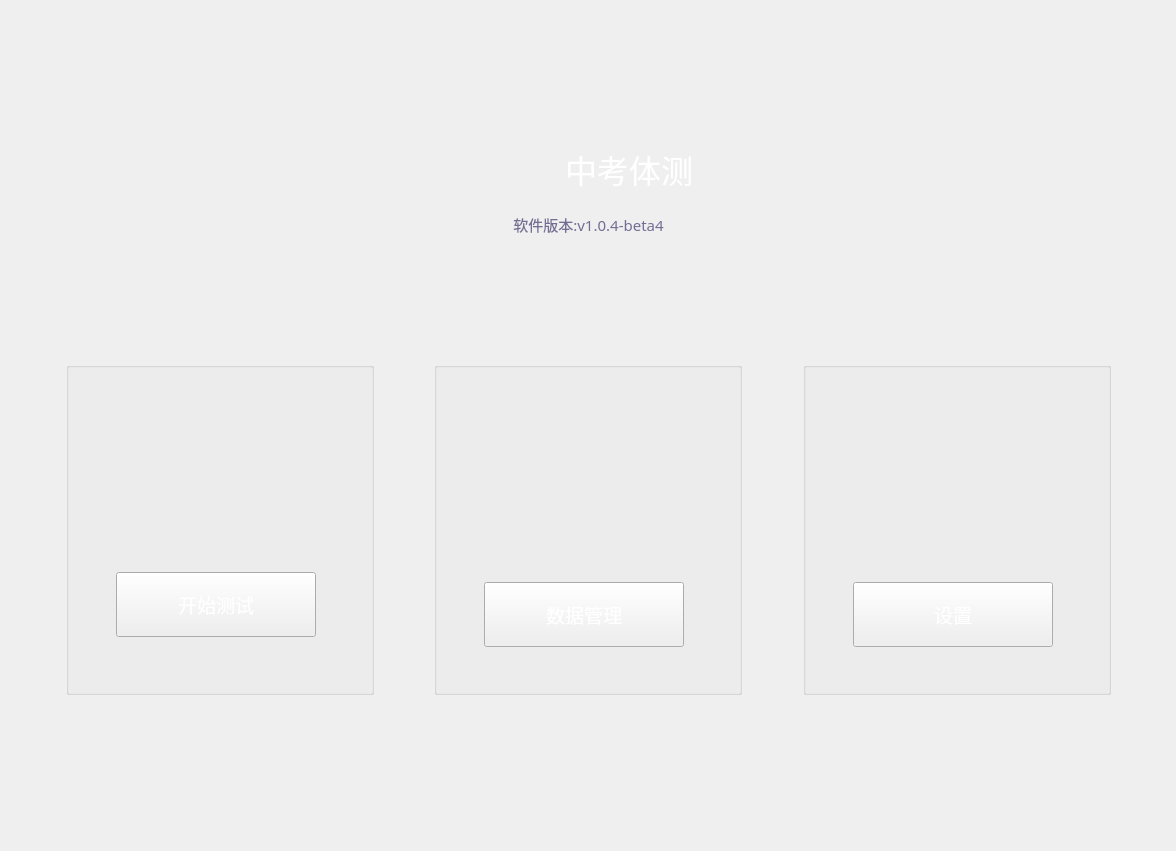
   <widget class="QWidget" name="page">
    <layout class="QVBoxLayout" name="verticalLayout_5">
     <item>
      <layout class="QHBoxLayout" name="horizontalLayout_2"/>
     </item>
     <item>
      <spacer name="verticalSpacer">
       <property name="orientation">
        <enum>Qt::Vertical</enum>
       </property>
       <property name="sizeType">
        <enum>QSizePolicy::Maximum</enum>
       </property>
       <property name="sizeHint" stdset="0">
        <size>
         <width>20</width>
         <height>120</height>
        </size>
       </property>
      </spacer>
     </item>
     <item>
      <layout class="QHBoxLayout" name="horizontalLayout_26">
       <item>
        <spacer name="horizontalSpacer_32">
         <property name="orientation">
          <enum>Qt::Horizontal</enum>
         </property>
         <property name="sizeHint" stdset="0">
          <size>
           <width>40</width>
           <height>20</height>
          </size>
         </property>
        </spacer>
       </item>
       <item>
        <layout class="QVBoxLayout" name="verticalLayout">
         <item>
          <layout class="QHBoxLayout" name="horizontalLayout_10">
           <item>
            <spacer name="horizontalSpacer_34">
             <property name="orientation">
              <enum>Qt::Horizontal</enum>
             </property>
             <property name="sizeHint" stdset="0">
              <size>
               <width>40</width>
               <height>20</height>
              </size>
             </property>
            </spacer>
           </item>
           <item>
            <widget class="QLabel" name="label_2">
             <property name="minimumSize">
              <size>
               <width>76</width>
               <height>76</height>
              </size>
             </property>
             <property name="maximumSize">
              <size>
               <width>76</width>
               <height>76</height>
              </size>
             </property>
             <property name="styleSheet">
              <string notr="true">border-image: url(:/resource/images/mainform/loginIcon.png);</string>
             </property>
             <property name="text">
              <string/>
             </property>
            </widget>
           </item>
           <item>
            <widget class="QLabel" name="label_3">
             <property name="minimumSize">
              <size>
               <width>192</width>
               <height>46</height>
              </size>
             </property>
             <property name="maximumSize">
              <size>
               <width>193</width>
               <height>46</height>
              </size>
             </property>
             <property name="font">
              <font>
               <family>Microsoft YaHei</family>
               <pointsize>24</pointsize>
              </font>
             </property>
             <property name="styleSheet">
              <string notr="true">color: rgb(255, 255, 255);</string>
             </property>
             <property name="text">
              <string>中考体测</string>
             </property>
             <property name="alignment">
              <set>Qt::AlignCenter</set>
             </property>
            </widget>
           </item>
           <item>
            <spacer name="horizontalSpacer_35">
             <property name="orientation">
              <enum>Qt::Horizontal</enum>
             </property>
             <property name="sizeHint" stdset="0">
              <size>
               <width>40</width>
               <height>20</height>
              </size>
             </property>
            </spacer>
           </item>
          </layout>
         </item>
         <item>
          <layout class="QHBoxLayout" name="horizontalLayout_9">
           <item>
            <spacer name="horizontalSpacer_5">
             <property name="orientation">
              <enum>Qt::Horizontal</enum>
             </property>
             <property name="sizeHint" stdset="0">
              <size>
               <width>40</width>
               <height>20</height>
              </size>
             </property>
            </spacer>
           </item>
           <item>
            <widget class="QLabel" name="label_11">
             <property name="minimumSize">
              <size>
               <width>139</width>
               <height>17</height>
              </size>
             </property>
             <property name="font">
              <font>
               <family>Microsoft YaHei</family>
               <pointsize>11</pointsize>
              </font>
             </property>
             <property name="styleSheet">
              <string notr="true">color: rgb(115, 109, 148);</string>
             </property>
             <property name="text">
              <string>软件版本:v1.0.4-beta4</string>
             </property>
             <property name="alignment">
              <set>Qt::AlignCenter</set>
             </property>
            </widget>
           </item>
           <item>
            <spacer name="horizontalSpacer_7">
             <property name="orientation">
              <enum>Qt::Horizontal</enum>
             </property>
             <property name="sizeHint" stdset="0">
              <size>
               <width>40</width>
               <height>20</height>
              </size>
             </property>
            </spacer>
           </item>
          </layout>
         </item>
        </layout>
       </item>
       <item>
        <spacer name="horizontalSpacer_33">
         <property name="orientation">
          <enum>Qt::Horizontal</enum>
         </property>
         <property name="sizeHint" stdset="0">
          <size>
           <width>40</width>
           <height>20</height>
          </size>
         </property>
        </spacer>
       </item>
      </layout>
     </item>
     <item>
      <spacer name="verticalSpacer_22">
       <property name="orientation">
        <enum>Qt::Vertical</enum>
       </property>
       <property name="sizeType">
        <enum>QSizePolicy::Maximum</enum>
       </property>
       <property name="sizeHint" stdset="0">
        <size>
         <width>20</width>
         <height>120</height>
        </size>
       </property>
      </spacer>
     </item>
     <item>
      <layout class="QHBoxLayout" name="horizontalLayout">
       <item>
        <spacer name="horizontalSpacer">
         <property name="orientation">
          <enum>Qt::Horizontal</enum>
         </property>
         <property name="sizeHint" stdset="0">
          <size>
           <width>40</width>
           <height>20</height>
          </size>
         </property>
        </spacer>
       </item>
       <item>
        <widget class="QGroupBox" name="gbStartTestBtn">
         <property name="minimumSize">
          <size>
           <width>308</width>
           <height>333</height>
          </size>
         </property>
         <property name="title">
          <string/>
         </property>
         <widget class="QLabel" name="lbStartTestPic">
          <property name="geometry">
           <rect>
            <x>90</x>
            <y>50</y>
            <width>122</width>
            <height>138</height>
           </rect>
          </property>
          <property name="minimumSize">
           <size>
            <width>122</width>
            <height>138</height>
           </size>
          </property>
          <property name="styleSheet">
           <string notr="true">border-image: url(:/resource/images/mainform/startTestpng.png);</string>
          </property>
          <property name="text">
           <string/>
          </property>
         </widget>
         <widget class="QPushButton" name="pbStartTest">
          <property name="geometry">
           <rect>
            <x>50</x>
            <y>210</y>
            <width>200</width>
            <height>65</height>
           </rect>
          </property>
          <property name="minimumSize">
           <size>
            <width>200</width>
            <height>65</height>
           </size>
          </property>
          <property name="font">
           <font>
            <family>Microsoft YaHei</family>
            <pointsize>14</pointsize>
           </font>
          </property>
          <property name="styleSheet">
           <string notr="true">color: rgb(255, 255, 255);</string>
          </property>
          <property name="text">
           <string>开始测试</string>
          </property>
         </widget>
        </widget>
       </item>
       <item>
        <spacer name="horizontalSpacer_2">
         <property name="orientation">
          <enum>Qt::Horizontal</enum>
         </property>
         <property name="sizeHint" stdset="0">
          <size>
           <width>40</width>
           <height>20</height>
          </size>
         </property>
        </spacer>
       </item>
       <item>
        <widget class="QGroupBox" name="gbDataManageBtn">
         <property name="minimumSize">
          <size>
           <width>308</width>
           <height>333</height>
          </size>
         </property>
         <property name="title">
          <string/>
         </property>
         <widget class="QLabel" name="lbDataManage">
          <property name="geometry">
           <rect>
            <x>90</x>
            <y>40</y>
            <width>122</width>
            <height>138</height>
           </rect>
          </property>
          <property name="minimumSize">
           <size>
            <width>122</width>
            <height>138</height>
           </size>
          </property>
          <property name="styleSheet">
           <string notr="true">border-image: url(:/resource/images/mainform/dataManage.png);</string>
          </property>
          <property name="text">
           <string/>
          </property>
         </widget>
         <widget class="QPushButton" name="pbDataManage">
          <property name="geometry">
           <rect>
            <x>50</x>
            <y>220</y>
            <width>200</width>
            <height>65</height>
           </rect>
          </property>
          <property name="minimumSize">
           <size>
            <width>200</width>
            <height>65</height>
           </size>
          </property>
          <property name="font">
           <font>
            <family>Microsoft YaHei</family>
            <pointsize>14</pointsize>
           </font>
          </property>
          <property name="styleSheet">
           <string notr="true">color: rgb(255, 255, 255);</string>
          </property>
          <property name="text">
           <string>数据管理</string>
          </property>
         </widget>
        </widget>
       </item>
       <item>
        <spacer name="horizontalSpacer_26">
         <property name="orientation">
          <enum>Qt::Horizontal</enum>
         </property>
         <property name="sizeHint" stdset="0">
          <size>
           <width>40</width>
           <height>20</height>
          </size>
         </property>
        </spacer>
       </item>
       <item>
        <widget class="QGroupBox" name="gbSettingsBtn">
         <property name="minimumSize">
          <size>
           <width>308</width>
           <height>333</height>
          </size>
         </property>
         <property name="title">
          <string/>
         </property>
         <widget class="QPushButton" name="pbSetup">
          <property name="geometry">
           <rect>
            <x>50</x>
            <y>220</y>
            <width>200</width>
            <height>65</height>
           </rect>
          </property>
          <property name="minimumSize">
           <size>
            <width>200</width>
            <height>65</height>
           </size>
          </property>
          <property name="font">
           <font>
            <family>Microsoft YaHei</family>
            <pointsize>14</pointsize>
           </font>
          </property>
          <property name="styleSheet">
           <string notr="true">color: rgb(255, 255, 255);</string>
          </property>
          <property name="text">
           <string>设置</string>
          </property>
         </widget>
         <widget class="QLabel" name="lbDataManagePic">
          <property name="geometry">
           <rect>
            <x>90</x>
            <y>50</y>
            <width>122</width>
            <height>123</height>
           </rect>
          </property>
          <property name="minimumSize">
           <size>
            <width>122</width>
            <height>123</height>
           </size>
          </property>
          <property name="styleSheet">
           <string notr="true">border-image: url(:/resource/images/mainform/settings.png);</string>
          </property>
          <property name="text">
           <string/>
          </property>
         </widget>
        </widget>
       </item>
       <item>
        <spacer name="horizontalSpacer_4">
         <property name="orientation">
          <enum>Qt::Horizontal</enum>
         </property>
         <property name="sizeHint" stdset="0">
          <size>
           <width>40</width>
           <height>20</height>
          </size>
         </property>
        </spacer>
       </item>
      </layout>
     </item>
     <item>
      <spacer name="horizontalSpacer_3">
       <property name="orientation">
        <enum>Qt::Horizontal</enum>
       </property>
       <property name="sizeHint" stdset="0">
        <size>
         <width>1154</width>
         <height>20</height>
        </size>
       </property>
      </spacer>
     </item>
     <item>
      <spacer name="verticalSpacer_2">
       <property name="orientation">
        <enum>Qt::Vertical</enum>
       </property>
       <property name="sizeHint" stdset="0">
        <size>
         <width>20</width>
         <height>125</height>
        </size>
       </property>
      </spacer>
     </item>
    </layout>
   </widget>
